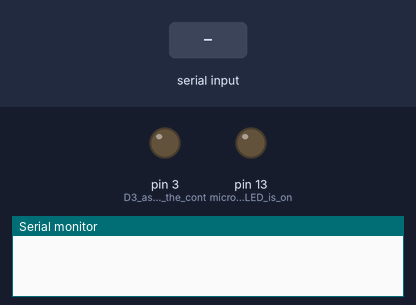
A sketch run on a simulated Arduino Uno, built with avr-gcc and run on an emulated ATmega328P. Parts: output pins drawn as LEDs (lit = HIGH), the last lines printed to the serial monitor. The inputs (shaded band) are chosen by the test bench.

Above: at 1.2 s.
1.3 s: "H" received over the second serial link
At 4.1 s:
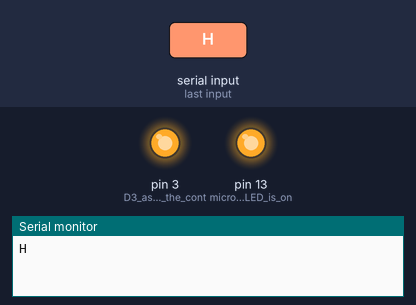
4.3 s: "O" received over the second serial link
5.8 s: "1" received over the second serial link
Timing chart, 0 to 8.8 s (numbered marks = the images above; inputs shaded):
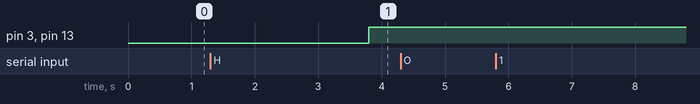

The sketch:

v2_boat_kill_switch.ino
```cpp
#include "SoftwareSerial.h"

SoftwareSerial XBee(0,1);

unsigned long previous_time = 0;//used for timer reset once communication is established
const int dead_time = 2500;//millisecond grace period of no communication until shutoff


void setup() {
  // put your setup code here, to run once:
 pinMode(13,OUTPUT); //microcontroller LED is on d13
 pinMode(3,OUTPUT); //D3 as output for the contactor switch
 Serial.begin(9600);
 //Serial.println("Arduino started receiving bytes via XBee");

  XBee.begin(9600);
}


void loop()
{
 unsigned long current_time = millis();
 if (XBee.available())
  {
    previous_time = current_time;

    char b_state = XBee.read();
    //Serial.print("Data has arrived on the arduino");
    Serial.println(b_state);
    //Serial.println();
   if (b_state == 'H' )
   {
    digitalWrite(3,LOW);//*note, relay is on when this is low and vice versa
    digitalWrite(13,LOW);//board led turns off
   }
   else if (b_state == 'O' )//this is an else if, since interference or a bad read can cause gibberish ascii values
   {
    digitalWrite(3,HIGH);//kills relay
    digitalWrite(13,HIGH);//led on board goes on
   }
  }

  if ((unsigned long)(current_time - previous_time) >= dead_time) //if boat receives no data from remote for 3 seconds, kill power
  {
    digitalWrite(3,HIGH);//kills relay
    digitalWrite(13,HIGH);//board led turns on
  }
}
```

Measured:
- after the input at 1.3 s, pin 3 (D3_as_output_for_the_cont), pin 13 (microcontroller_LED_is_on): LOW → HIGH after 2.5 s instead of 1.2 s
